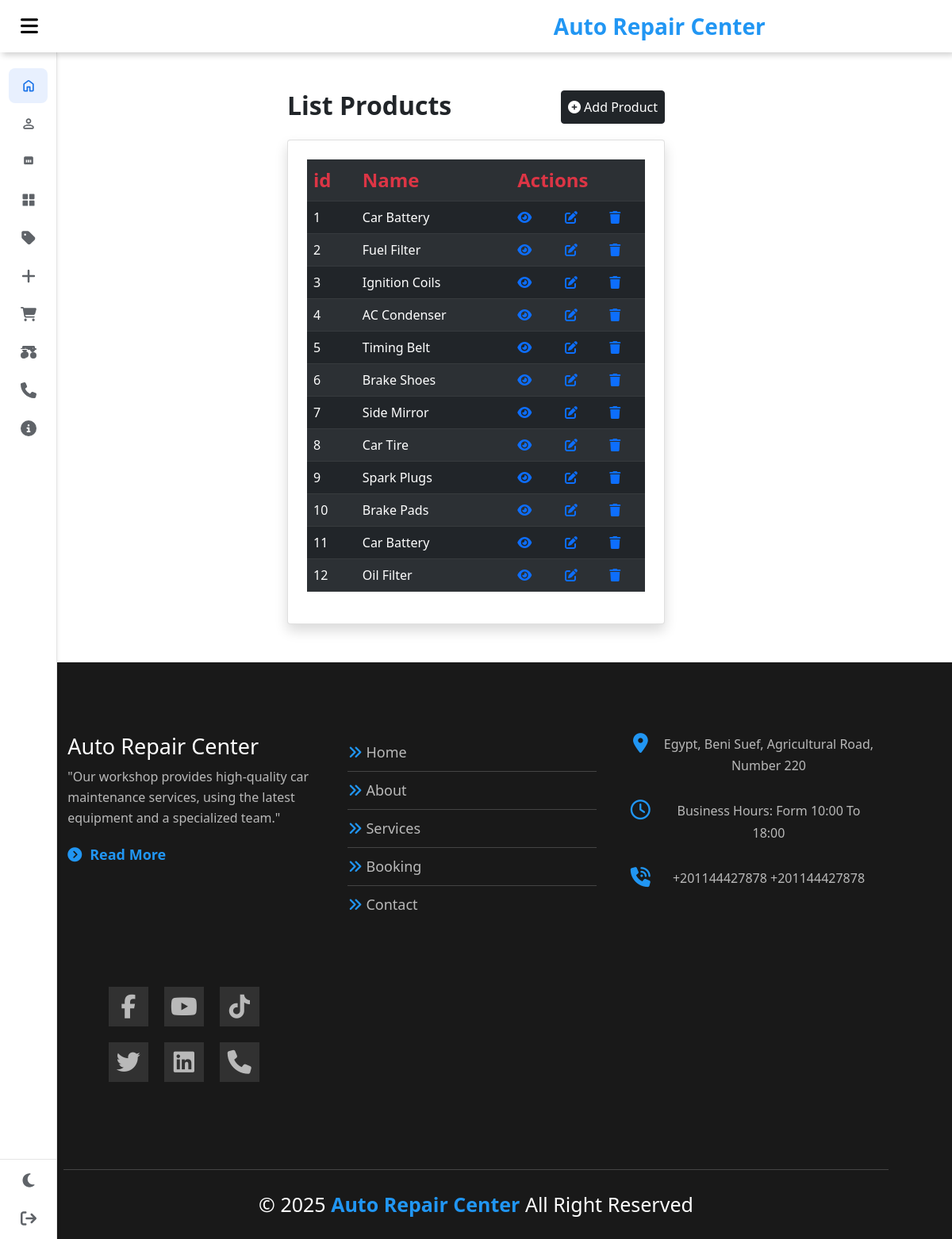
The page /app/Add Products/My products/index.php (signed in) on the database its author committed.
### tables this page shows
CREATE TABLE `products` (
  `product_id` int(11) NOT NULL,
  `product_name` varchar(255) NOT NULL,
  `model_year` year(4) DEFAULT NULL,
  `Images` text NOT NULL,
  `price` decimal(20,2) NOT NULL,
  `Category_id` int(11) NOT NULL,
  `Brand_id` int(11) NOT NULL,
  `description` text NOT NULL,
  `Added by` int(11) NOT NULL
);

### app/Add Products/My products/index.php (the view, shortened to what this page needs)
<?php
$num = 1;
$id = $_SESSION['user_id'];
$Select_Products = "SELECT * FROM products WHERE `Added by` = '$id' ORDER BY `product_id` DESC ";
$All_product = mysqli_query($conn, $Select_Products);
?>
<!DOCTYPE html>
<html lang="en">
<head>
    <?php include_once($_SERVER['DOCUMENT_ROOT'] . '/project_2/shared/header.php'); ?>
</head>
<body>
    <?php
    include_once($_SERVER['DOCUMENT_ROOT'] . '/project_2/shared/navbar.php');
    include_once($_SERVER['DOCUMENT_ROOT'] . '/project_2/shared/sidebar.php');
    ?>
    <main class="">
        <section class="container col-md-5 my-5 ">
            <h1 class="text-strat  fw-bold my-4">List Products
                <a href="/project_2/app/Add Products/add_products.php" class="btn btn-dark float-end p-2"><i class="fas fa-plus-circle "></i> Add Product</a>
            </h1>
            <div class="card shadow p-4">
                <table class="table table-dark table-striped">
                    <tr>
                        <th class="text-danger fs-4">id</th>
                        <th class="text-danger fs-4">Name</th>
                        <th class="text-danger fs-4" colspan="3">Actions</th>
                    </tr>
                    <?php foreach ($All_product as $product) : ?>
                        <tr>
                            <td> <?= $num++; ?> </td>
                            <td> <?= $product['product_name'] ?></td>
                            <td><a href="/project_2/app/Add Products/My products/show.php?id=<?= base64_encode($product['product_id']) ?>"><i class="fa-solid fa-eye"></i></a></td>
                            <td><a href="/project_2/app/Add Products/My products/eidt.php?id=<?= base64_encode($product['product_id']) ?>"><i class="fa-solid fa-pen-to-square"></i></a></td>
                            <td><a href="/project_2/app/Add Products/My products/delete.php?id=<?= base64_encode($product['product_id']) ?>"><i class="fa-solid fa-trash"></i></i></a></td>
                        </tr>
                    <?php endforeach ?>
                </table>
            </div>
        </section>
    </main>
    <?php
    include_once($_SERVER['DOCUMENT_ROOT'] . '/project_2/shared/footer.php');
    ?>
</body>
</html>

### assets/css/style_header.css (style rules this page uses)
:root { --main-color: #2196f3; --main-color-alt: #1787e0; }

### assets/css/style_sidebar.css (style rules this page uses)
:root { --base-clr: #ffffff; --line-clr: #5f6368; --hover-clr: #1a73e8; --text-clr: #202124; --accent-clr: #5e63ff; --secondary-text-clr: #80868b; --active-clr: #e8f0fe; --transition-speed: 0.3s; }
* { margin: 0; padding: 0; box-sizing: border-box; }
html { font-family: 'Poppins', 'Segoe UI', Tahoma, Geneva, Verdana, sans-serif; }

### rows shown on the page
products: product_name "Car Battery"
products: product_name "Fuel Filter"
products: product_name "Ignition Coils"
products: product_name "AC Condenser"
products: product_name "Timing Belt"
products: product_name "Brake Shoes"
products: product_name "Side Mirror"
products: product_name "Car Tire"
products: product_name "Spark Plugs"
products: product_name "Brake Pads"
products: product_name "Car Battery"
products: product_name "Oil Filter"
